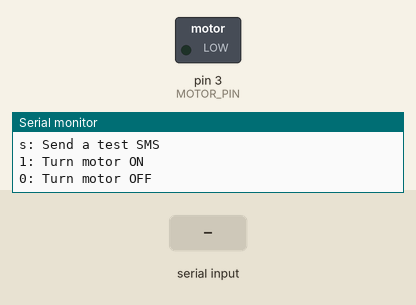
This sketch was run on a simulated Arduino Uno, built with avr-gcc and run on an emulated ATmega328P. Parts: switched loads named in the sketch (green lamp = pin HIGH), the last lines printed to the serial monitor. The inputs (shaded band) are chosen by the test bench. The modem accepts every AT command (registered, SIM ready, sends succeed) and sends nothing else.

Above: at 4.3 s.
4.4 s: "1" received over Serial
At 4.7 s:
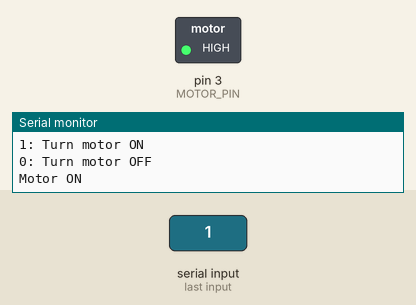
7.8 s: "0" received over Serial
At 8.5 s:
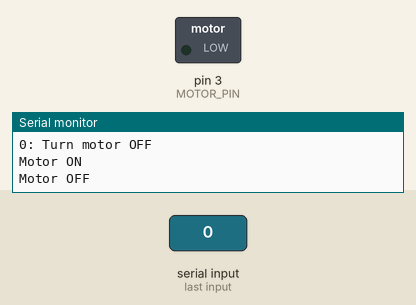
Timing chart, 0 to 10.8 s (numbered marks = the images above; inputs shaded):
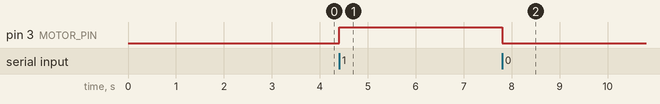

Measured:
- after the input at 4.4 s, pin 3 (MOTOR_PIN): LOW → HIGH at once
- after the input at 7.8 s, pin 3 (MOTOR_PIN): HIGH → LOW at once

The sketch:

motor_control_with_sms.ino
```cpp
#include <SoftwareSerial.h>

// Pin definitions
#define SIM_RX 10  // Arduino pin connected to SIM800L TX
#define SIM_TX 11  // Arduino pin connected to SIM800L RX
#define MOTOR_PIN 3 // Pin to control motor relay/transistor

// Create SoftwareSerial object
SoftwareSerial sim800(SIM_RX, SIM_TX);

// Phone number to call/message
String phoneNumber = "+254791002857";

// Global variables
String receivedData = "";
bool motorState = false;

void setup() {
  // Initialize serial communications
  Serial.begin(9600);
  sim800.begin(9600);

  // Initialize motor control pin
  pinMode(MOTOR_PIN, OUTPUT);
  digitalWrite(MOTOR_PIN, LOW); // Start with motor OFF

  Serial.println("GSM 800L Motor Control System");
  Serial.println("Initializing...");

  // Give the GSM module time to initialize
  delay(3000);

  // Initialize GSM module
  sendATCommand("AT", "OK", 1000);
  sendATCommand("AT+CMGF=1", "OK", 1000); // Set SMS to text mode
  sendATCommand("AT+CNMI=1,2,0,0,0", "OK", 1000); // Set new message notifications

  Serial.println("System Ready!");
  Serial.println("Commands:");
  Serial.println("c: Make a call");
  Serial.println("s: Send a test SMS");
  Serial.println("1: Turn motor ON");
  Serial.println("0: Turn motor OFF");
}

void loop() {
  // Check for commands from Serial Monitor
  if (Serial.available()) {
    char command = Serial.read();
    processSerialCommand(command);
  }

  // Check for incoming data from GSM module
  while (sim800.available()) {
    char c = sim800.read();
    receivedData += c;
  }

  // Process complete SMS notifications
  if (receivedData.indexOf("+CMT:") != -1) {
    Serial.println("SMS notification detected!");

    // Check if we've received the full message (has two line breaks after the +CMT header)
    if (countOccurrences(receivedData, "\r\n") >= 2) {
      // Parse the SMS
      int headerEnd = receivedData.indexOf("\r\n", receivedData.indexOf("+CMT:"));
      if (headerEnd != -1) {
        // Extract message content after the header
        String smsContent = receivedData.substring(headerEnd + 2);
        smsContent.trim();

        Serial.println("SMS Content: [" + smsContent + "]");

        // Process the command
        processSMSCommand(smsContent);

        // Clear the buffer
        receivedData = "";
      }
    }
  }

  // Safety - clear buffer if it gets too large
  if (receivedData.length() > 200) {
    Serial.println("Buffer overflow, clearing");
    receivedData = "";
  }
}

int countOccurrences(String str, String sub) {
  int count = 0;
  int pos = 0;
  while ((pos = str.indexOf(sub, pos)) != -1) {
    count++;
    pos += sub.length();
  }
  return count;
}

void processSerialCommand(char command) {
  switch (command) {
    case 'c':
      makeCall();
      break;

    case 's':
      sendSMS("Test message from GSM 800L");
      break;

    case '1':
      controlMotor(true);
      break;

    case '0':
      controlMotor(false);
      break;

    default:
      // Ignore other characters (like newlines)
      break;
  }
}

void processSMSCommand(String message) {
  message.toUpperCase(); // Convert to uppercase for easier comparison

  Serial.println("Processing SMS command: [" + message + "]");

  if (message.indexOf("ON") != -1 || message == "1") {
    controlMotor(true);
    sendSMS("Motor turned ON");
  }
  else if (message.indexOf("OFF") != -1 || message == "0") {
    controlMotor(false);
    sendSMS("Motor turned OFF");
  }
  else if (message.indexOf("STATUS") != -1) {
    String status = "Motor is " + String(motorState ? "ON" : "OFF");
    sendSMS(status);
  }
  else {
    // Unknown command - send help
    sendSMS("Unknown command. Use ON, OFF, or STATUS");
  }
}

void controlMotor(bool state) {
  motorState = state;
  digitalWrite(MOTOR_PIN, state ? HIGH : LOW);
  Serial.println(state ? "Motor ON" : "Motor OFF");
}

void makeCall() {
  Serial.println("Calling " + phoneNumber);
  sim800.println("ATD" + phoneNumber + ";");
  delay(1000);
}

void hangUpCall() {
  Serial.println("Hanging up");
  sendATCommand("ATH", "OK", 1000);
}

void sendSMS(String message) {
  Serial.println("Sending SMS: " + message);

  // Set SMS text mode
  sim800.println("AT+CMGF=1");
  delay(1000);

  // Set SMS recipient
  sim800.println("AT+CMGS=\"" + phoneNumber + "\"");
  delay(1000);

  // Send the message content
  sim800.print(message);
  delay(100);

  // Send Ctrl+Z to indicate end of message
  sim800.write(26);

  // Wait for the message to be sent
  delay(2000);
  Serial.println("SMS sent");
}

bool sendATCommand(String command, String expectedResponse, int timeout) {
  String response = "";

  Serial.println("Sending: " + command);
  sim800.println(command);

  unsigned long startTime = millis();
  while ((millis() - startTime) < timeout) {
    if (sim800.available()) {
      char c = sim800.read();
      response += c;

      if (response.indexOf(expectedResponse) != -1) {
        Serial.println("Response: " + response);
        return true;
      }
    }
  }

  Serial.println("Response: " + response);
  return false;
}
```
